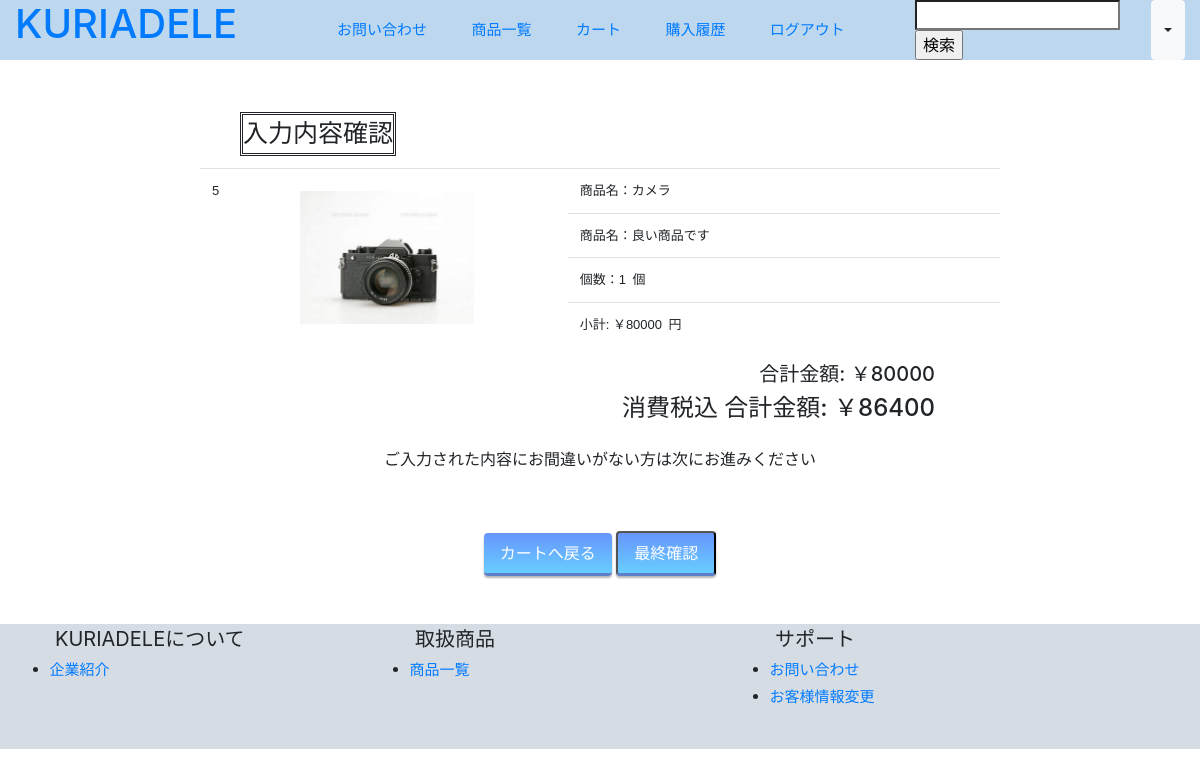
/check.php (signed in), run on the app's committed database.
### tables this page shows
CREATE TABLE `carts` (
  `id` int(11) NOT NULL AUTO_INCREMENT,
  `customer_id` int(11) NOT NULL,
  `item_id` int(11) NOT NULL,
  `item_stock` int(11) NOT NULL,
  `number` int(11) NOT NULL,
  `created_at` timestamp NOT NULL DEFAULT CURRENT_TIMESTAMP ON UPDATE CURRENT_TIMESTAMP,
  PRIMARY KEY (`id`),
  KEY `customer_id` (`customer_id`),
  KEY `item_id` (`item_id`),
  CONSTRAINT `carts_ibfk_1` FOREIGN KEY (`customer_id`) REFERENCES `customers` (`id`) ON DELETE CASCADE ON UPDATE CASCADE,
  CONSTRAINT `carts_ibfk_2` FOREIGN KEY (`item_id`) REFERENCES `items` (`id`) ON DELETE CASCADE ON UPDATE CASCADE
);

CREATE TABLE `items` (
  `id` int(11) NOT NULL AUTO_INCREMENT,
  `name` varchar(255) NOT NULL,
  `image` varchar(255) NOT NULL,
  `price` int(11) NOT NULL,
  `stock` int(11) NOT NULL,
  `description` varchar(1000) NOT NULL,
  `created_at` timestamp NOT NULL DEFAULT CURRENT_TIMESTAMP ON UPDATE CURRENT_TIMESTAMP,
  `flag` int(11) NOT NULL,
  PRIMARY KEY (`id`)
);

### check.php (called while the page is built, shortened)
<?php
    require_once 'daos/cart_dao.php';
    $login_customer = $_SESSION['login_customer'];
    $my_carts = CartDAO::get_my_carts($login_customer->id);
    include_once 'views/check_view.php';
?>

### daos/cart_dao.php (called while the page is built, shortened)
<?php
    require_once 'models/cart.php';
    class CartDAO extends DAO{
        public static function get_my_carts($customer_id){
            $pdo = null;
            $stmp = null;
            try{
                $pdo = self::get_connection();
                $stmt = $pdo -> prepare("SELECT * FROM carts WHERE customer_id=:customer_id");
                $stmt->bindParam(':customer_id', $customer_id, PDO::PARAM_INT);
                $stmt->execute();
                $stmt->setFetchMode(PDO::FETCH_CLASS|PDO::FETCH_PROPS_LATE, 'Cart');
                $my_carts = $stmt->fetchAll();
                return $my_carts;
            }catch(PDOException $e){
                return "問題が発生しました<br>" . $e->getMessage();
            }finally{
               self::close_connection($pdo, $stmp);
            }
        }
        public static function get_total_price($carts){
            $total = 0;
            foreach($carts as $cart){
                $total += $cart->get_item()->price * $cart->number;
            }
            return $total;
        }
    }
?>

### daos/item_dao.php (called while the page is built, shortened)
<?php
    class ItemDAO extends DAO{
        public static function get_item_by_id($id){
            $pdo = null;
            $stmp = null;
            try{
                $pdo = self::get_connection();
                $stmt = $pdo->prepare('SELECT * FROM items WHERE id=:id');
                $stmt->bindParam(':id', $id , PDO::PARAM_INT);
                $stmt->execute();
                $stmt->setFetchMode(PDO::FETCH_CLASS|PDO::FETCH_PROPS_LATE, 'Item');
                $item = $stmt->fetch();
                return $item;
            }catch(PDOException $e){
                return null;
            }finally{
                self::close_connection($pdo, $stmp);
            }
        }
    }
?>

### models/cart.php (called while the page is built, shortened)
<?php
    require_once 'daos/item_dao.php';
    class Cart{
        public $item_id;
        public function __construct($customer_id='', $item_id='', $number=''){
            $this->item_id = $item_id;
        }
        public function get_item(){
            $item = ItemDAO::get_item_by_id($this->item_id);
            return $item;
        }
    }
?>

### views/check_view.php (the view, shortened to what this page needs)
<!doctype html>
<html lang='ja'>
    <head>
        <link rel='stylesheet' href='index.css'>
        <link rel="stylesheet" href="https://stackpath.bootstrapcdn.com/bootstrap/4.5.2/css/bootstrap.min.css">
    </head>
    <body>
        <div class='container-fluid header fixed-top'>
            <div class='row'>
                <span class='col-lg-2 col-md-2 col-auto'>
                    <a href='mypage.php'><h1>KURIADELE</h1></a>
                </span>
                <span class='col-lg-7 col-md-5 d-none d-lg-block span_a'>
                    <a href='login_contact.php' class='span_b'>お問い合わせ</a>
                    <a href='login_product.php' class='span_b'>商品一覧</a>
                    <a href='cart.php' class='span_b'>カート</a>
                    <a href='purchases.php' class='span_b'>購入履歴</a>
                    <a href='logout.php' class='span_b'>ログアウト</a>
                </span>
                <div class='col-lg-3 col-md-5 col-auto span_c'>
                    <form method='GET' action='login_search.php'>
                        <input type='search' name='name' size='15'/>
                        <input type='submit' value='検索'/>
                    </form>
                    <button type="button" class="btn btn-light dropdown-toggle d-none d-sm-block" data-toggle="dropdown"></button>
                </div>
            </div>
        </div>
        <p class='body'>
            <p class='customer'>入力内容確認</p>
            <table class='container-fluid table col-lg-8'>
                <div class='row'>
                    <tbody>
                        <?php foreach($my_carts as $cart): ?>
                        <tr>
                            <td class='table_td'><?= $cart->id ?></td>
                            <td class='table_img'><img src='upload/items/<?= $cart->get_item()->image ?>' class='img_td'></img></td>
                            <td class='table_td'>商品名：<?= $cart->get_item()->name ?></p></td>
                            <td class='table_td'>商品名：<?= $cart->get_item()->description ?></p></td>
                            <td class='table_td'>個数：<?= $cart->number ?>&ensp;個</p></td>
                            <td class='table_td'>小計: ￥<?= $cart->number * $cart->get_item()->price ?>&ensp;円</td>
                        <?php endforeach; ?>
            <div class='container-fluid table col-lg-7 table_money'>
                <h5>合計金額: ￥<?= CartDAO::get_total_price($my_carts) ?></h5>
                <h4>消費税込 合計金額: ￥<?= CartDAO::get_total_price($my_carts)* 1.08 ?>  </h4>
            </div>
            <p class='top_e'>ご入力された内容にお間違いがない方は次にお進みください</p>
            <div class='entry'>
                <p class='purchase'><a href='cart.php' class='btn-gradient'>カートへ戻る</a></p>
                <form mathod='POST' action='check_mate.php' class='purchase'>
                    <input type="submit" value="最終確認" class='btn-gradient'/>
                </form>
            </div>
        <div class='container-fluid footer'>
            <div class='row'>
                <ul><span class='col-lg-4'>KURIADELEについて</span><br>
                    <li><a href='login_company.php'>企業紹介</a></li>
                </ul>
                <ul><span class='col-lg-4'>取扱商品</span>
                    <li><a href='login_product.php'>商品一覧</a></li>
                </ul>
                <ul><span class='col-lg-4'>サポート</span>
                    <li><a href='login_contact.php'>お問い合わせ</a></li>
                    <li><a href='login_change.php'>お客様情報変更</a></li>
                </ul>
            </div>
        </div>
    </body>
</html>

### index.css (style rules this page uses)
.header { position:fixed; background-color: #BDD7EE; align-items: center; }
.span_a { font-size: 15px; text-align: right; margin: auto; }
.span_b { text-align: right; margin-right: 6%; }
.span_c { text-align: left; margin: auto; display: flex; }
.top_e { text-align: center; margin-top: 2%; }
.body { padding: 4%; }
.customer { display: inline-block; font-size: 25px; border: double; margin-left: 20%; margin-bottom: 1%; text-align: center; }
.entry { text-align: center; margin-top: 5%; }
.btn-gradient { display: inline-block; padding: 0.5em 1em; text-decoration: none; border-radius: 4px; color: #ffffff; background-image: linear-gradient(#6795fd 0%, #67ceff 100%); box-shadow: 0px 2px 2px rgba(0, 0, 0, 0.29); border-bottom: solid 3px #5e7fca; margin-left: 0%; }
.purchase { display: inline; }
.footer { background-color: #D6DCE4; margin-top: 4%; padding-bottom: 2%; }
ul { width: 30%; font-size: 20px; }
li { font-size: 15px; margin-top: 5px; margin-left: 3%; }
.img_td { width: 68%; margin-top: 4%; }
.table_td { display: flex; font-family: sans-serif; font-size: 13px }
.table_img { width: 35%; }
.table_money { text-align: right; }

### data on the page
carts: id "5", item.image (picture), item.name "カメラ", item.description "良い商品です", number "1", $cart->number*$cart->get_item()->price "80000"

### other printed values
CartDAO::get_total_price($my_carts) "80000"
CartDAO::get_total_price($my_carts)* 1.08 "86400"
